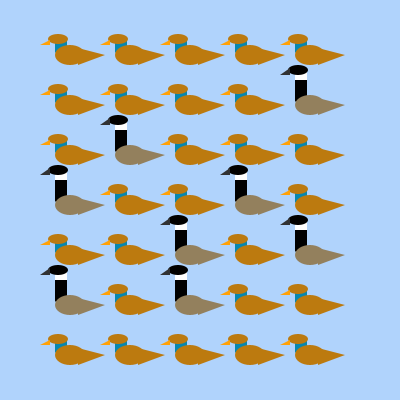
Frame 1 (no input)
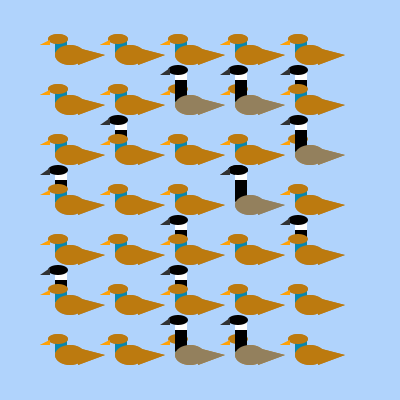
Frame 2 (the mouse pressed at the canvas centre, redrawn once)

The Processing sketch that drew these frames (run headless with seeded random() and noise(); the mouse was pressed at the canvas centre and the sketch redrawn once):

// Processing sketch: processing_39226
// ── processing_39226.pde

void setup() {
  size (400, 400);
  background(176,211,252);
}
 
void draw() {
  for (int j=10; j<=350; j+=50) {
    for (int i=25; i<=300; i+=60) {
      float r = random(8);
      if (r>1) {
        duck(i, j);
      }
      else {
        goose(i, j);
      }
    }
  }
  noLoop();
}
 
void duck (float x, float y) {
  pushMatrix();
  translate(x, y);
  noStroke();
  fill(7, 135, 173);
  rectMode(CENTER);
  rect(36, 35, 12, 15);
  fill(188, 122, 15);
  ellipseMode(CENTER);
  ellipse(45, 45, 30, 20);
  ellipse(33, 29, 20, 10);
  triangle(53, 55, 53, 38, 80, 45);
  fill(255, 161, 8);
  triangle(15, 35, 25, 30, 25, 35);
  popMatrix();
}
 
void goose (float x, float y) {
  pushMatrix();
  translate(x, y);
  noStroke();
  fill(0);
  rectMode(CENTER);
  rect(36, 28, 12, 27);
  fill(255);
  rect(36, 15, 12, 10);
  fill(0);
  ellipseMode(CENTER);
  ellipse(33, 10, 20, 10);
  fill(147, 128, 93);
  ellipse(45, 45, 30, 20);
  triangle(53, 55, 53, 38, 80, 45);
  fill(50);
  triangle(15, 15, 25, 8, 25, 15);
  popMatrix();
}
